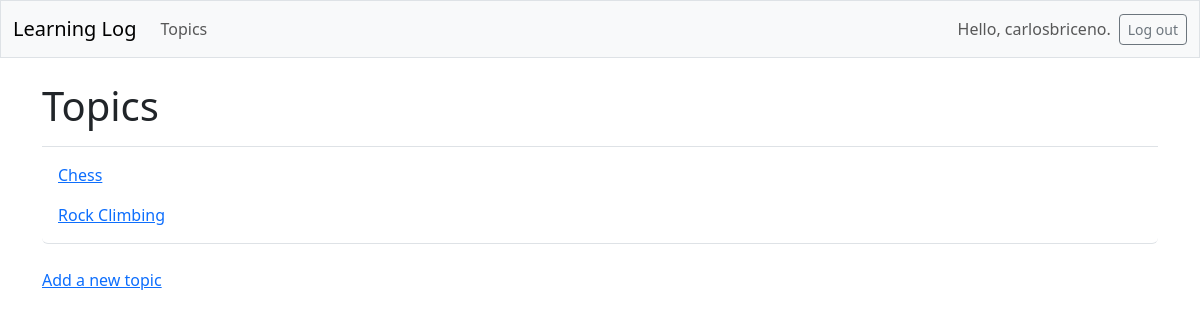
The page /topics/ (signed in) on the database as committed earlier.
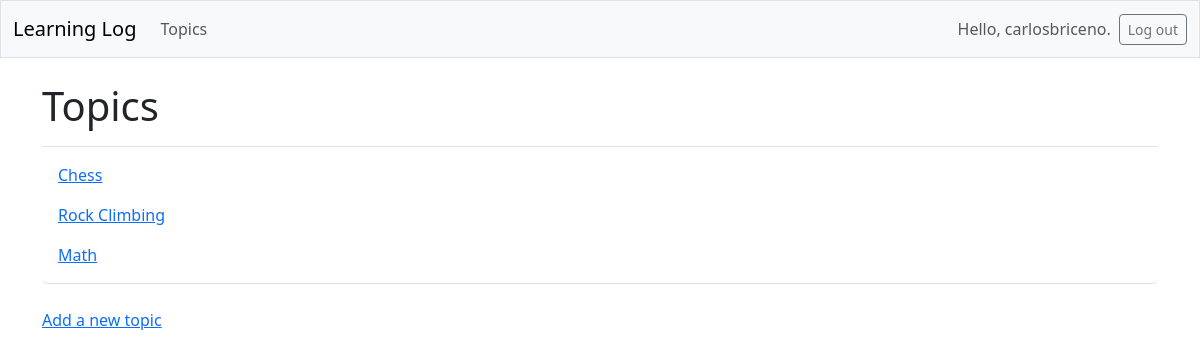
The same page on the database as committed later.
### learning_logs/models.py (models this page shows, shortened)
class Topic(models.Model):
    text = models.CharField(max_length=200)  # Use to store small amount of text
    date_added = models.DateTimeField(auto_now_add=True)  # Piece of data to record date and time
    owner = models.ForeignKey(User, on_delete=models.CASCADE)

### learning_logs/views.py (the view)
# urls.py: path('topics/', views.topics, name='topics'),
@login_required
def topics(request):
    topics = Topic.objects.filter(owner=request.user).order_by('date_added')
    topics = Topic.objects.order_by('date_added')   # query the db by asking for the Topic objects, sorted by date_added
    context = {'topics': topics}
    return render(request, 'learning_logs/topics.html', context)

### learning_logs/templates/learning_logs/topics.html
{% extends 'learning_logs/base.html' %}
{% block page_header %}
  <h1>Topics</h1>
{% endblock page_header %}
{% block content %}
  <ul class="list-group border-bottom pb-2 mb-4">
    {% for topic in topics %}
      <li class="list-group-item border-0">
        <a href="{% url 'learning_logs:topic' topic.id %}">
          {{ topic.text }}</a>
      </li>
    {% empty %}
      <li class="list-group-item border-0">No topics have been added yet.</li>
    {% endfor %}
  </ul>
  <a href="{% url 'learning_logs:new_topic' %}">Add a new topic</a>
{% endblock content %}

Rows that differ between the two databases and show on the page:
added Topic: text "Math"
